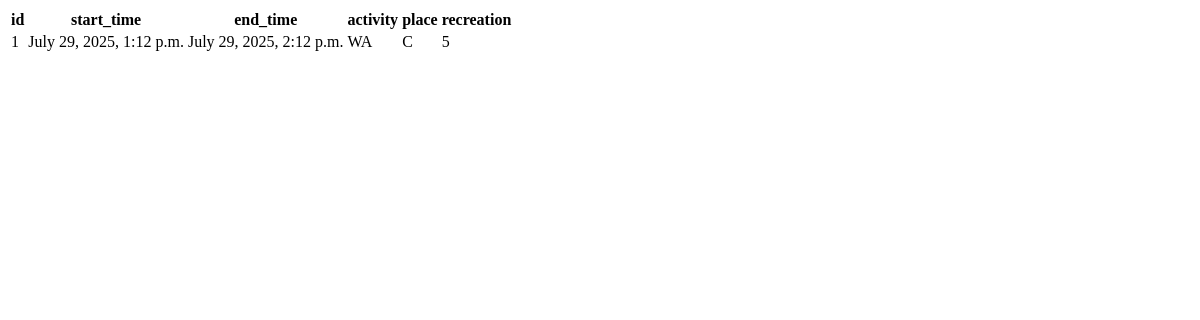
/breaktime/break_table_view/, run on an earlier commit of the app's database.
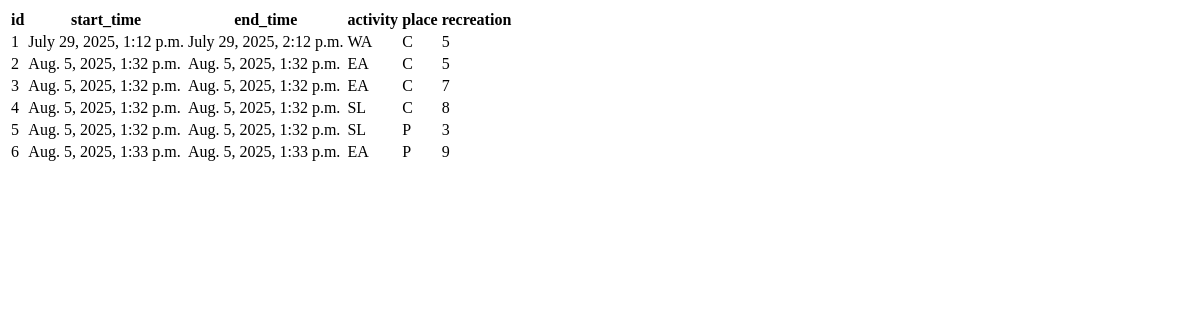
And on a later commit of the database.
### breaktime/models.py (models this page shows, shortened)
class Break(models.Model):
    ACTIVITY_CHOICES = [(choice, choice) for choice in ["Walk", "Sleep", "Eat", "Smalltalk"]]
    PLACE_CHOICES = [(choice, choice) for choice in ["Office", "Park", "Forest", "Cafe"]]
    start_time = models.DateTimeField()
    end_time = models.DateTimeField()
    activity = models.CharField(max_length=20, choices=ACTIVITY_CHOICES, default=ACTIVITY_CHOICES[0][0])
    place = models.CharField(max_length=20, choices=PLACE_CHOICES, default=PLACE_CHOICES[0][0])
    recreation = models.IntegerField(choices=ONE_TO_TEN_SCALE, default=5) # import from aux module

### auxiliary/view_generator.py (the view)
    def table_view(request):
        queryset = model_class.objects.all()
        context = {
            "data": queryset.values()
        }
        return render(request, "generic_table.html", context)

### auxiliary/view_generator.py (called while the page is built)
def generate_table_view(model_class):
    def table_view(request):
        queryset = model_class.objects.all()
        context = {
            "data": queryset.values()
        }
        return render(request, "generic_table.html", context)
    return table_view

### templates/generic_table.html
<table>
    <tr>
        {% for key in data.0.keys %}
            <th>{{ key }}</th>
        {% endfor %}
    </tr>
    {% for entry in data %}
        <tr>
            {% for value in entry.values %}
                <td>{{ value }}</td>
            {% endfor %}
        </tr>
    {% endfor %}
</table>

What changed in the data, as far as the page shows it:
added Break: values "2" "Aug. 5, 2025, 1:32 p.m." "Aug. 5, 2025, 1:32 p.m." "EA" "C" "5"
added Break: values "3" "Aug. 5, 2025, 1:32 p.m." "Aug. 5, 2025, 1:32 p.m." "EA" "C" "7"
added Break: values "4" "Aug. 5, 2025, 1:32 p.m." "Aug. 5, 2025, 1:32 p.m." "SL" "C" "8"
added Break: values "5" "Aug. 5, 2025, 1:32 p.m." "Aug. 5, 2025, 1:32 p.m." "SL" "P" "3"
added Break: values "6" "Aug. 5, 2025, 1:33 p.m." "Aug. 5, 2025, 1:33 p.m." "EA" "P" "9"
